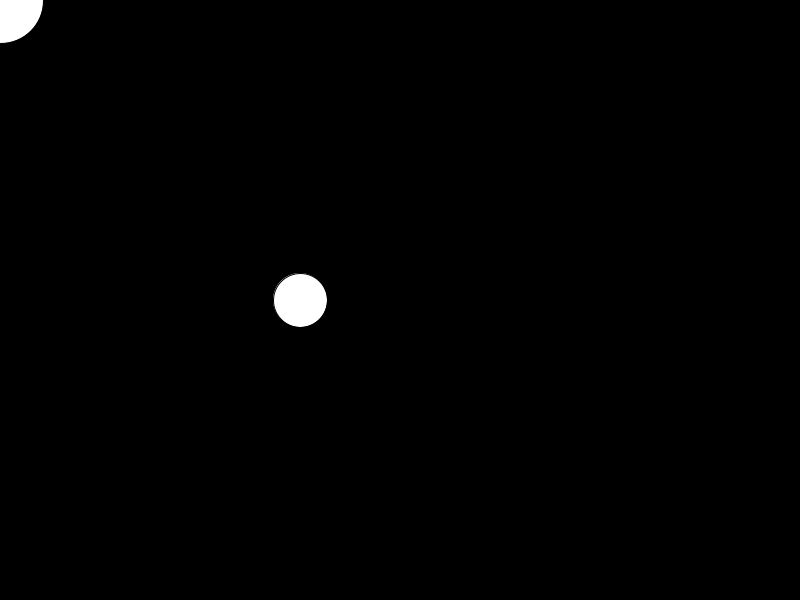
Frame 1 (no input)
Frame 60 (the mouse pressed at the canvas centre just before this capture): identical to frame 1, image omitted
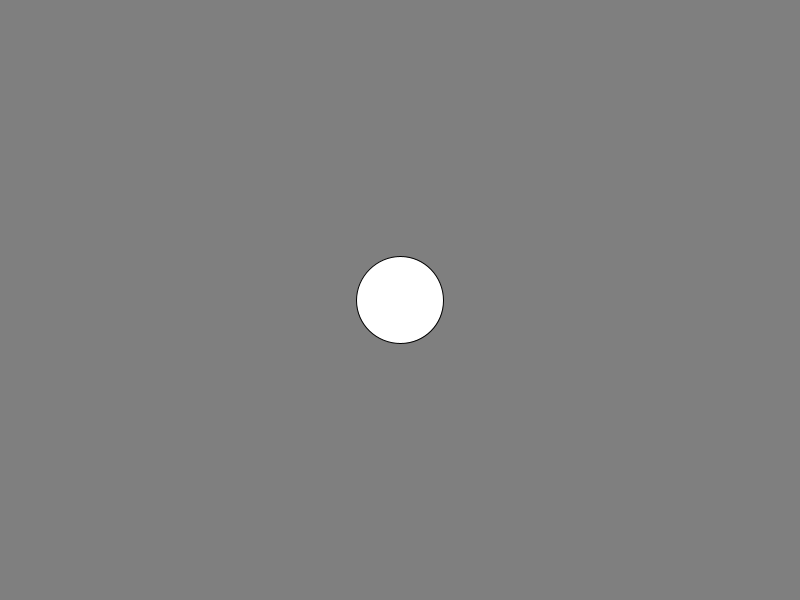
Frame 120 (the mouse held since frame 60 and released just before this capture)

The Processing sketch that drew these frames (run headless with seeded random() and noise(); from frame 60 on, the mouse is pressed at the canvas centre):

// Processing sketch: circleOverlap
// ── circleOverlap.pde
int xpos=300;
int ypos=300;
int bigsize=54;
int lilsize= 87;
float distance ()
{
  float xd=mouseX-xpos;
  float yd=mouseY-ypos;
  return sqrt(xd*xd+yd*yd);
}
void draw () 
{
  if(mousePressed)
  {
    xpos=mouseX;
    ypos=mouseY;
  }
  if (distance()<(bigsize+lilsize)/2)
  {
    background (127, 127, 127);
  }
  else
  {
    background (0, 0, 0);
  }
  ellipse(xpos, ypos, bigsize, bigsize);
  ellipse(mouseX, mouseY, lilsize, lilsize);
}

void setup()
{
  size(800, 600);
}
